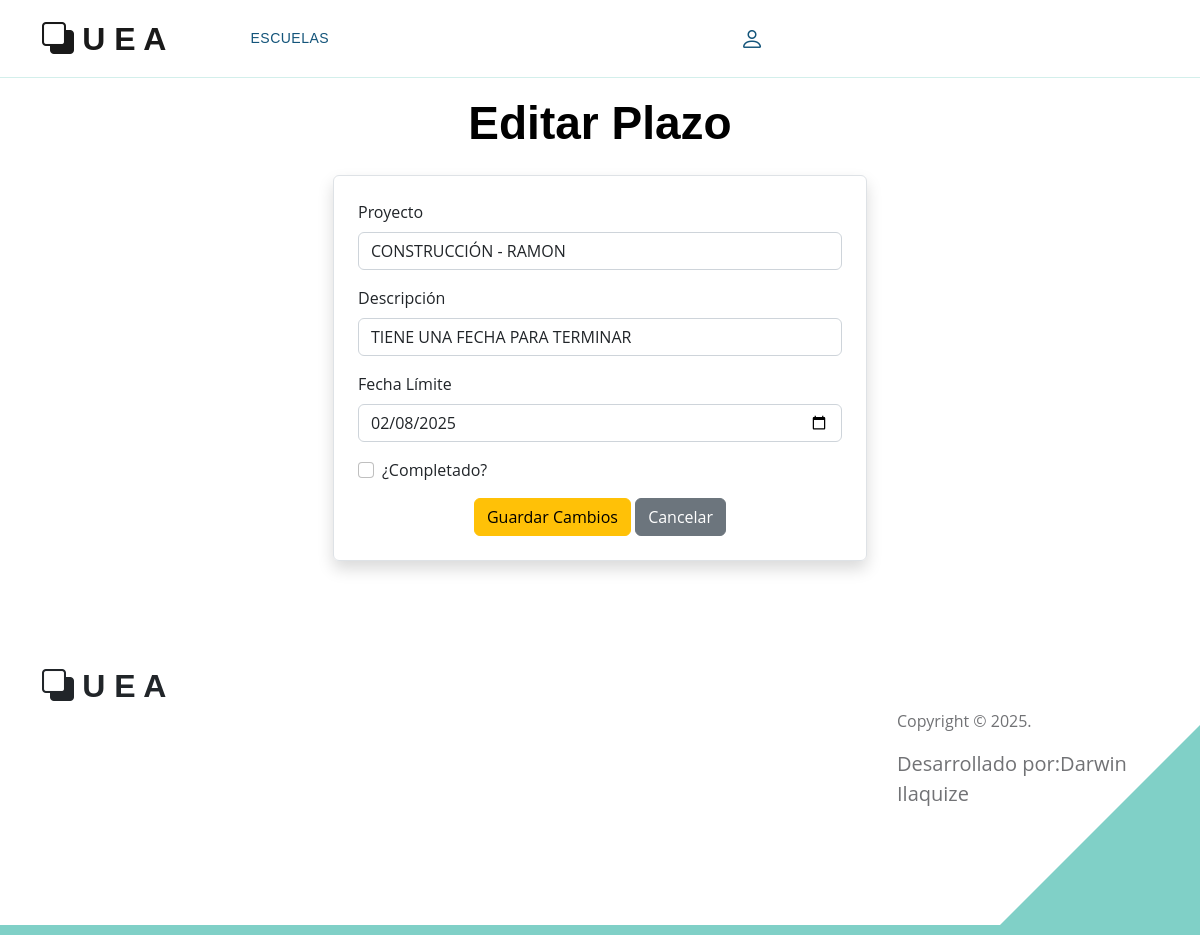
The app's page /editarPlazo/1/ with its own data.
### Aplicaciones/infraestructura/models.py (models this page shows, shortened)
class Plazo(models.Model):
    proyecto = models.ForeignKey(ProyectoConstruccion, on_delete=models.CASCADE, related_name="plazos")
    descripcion = models.CharField(max_length=255)
    fecha_limite = models.DateField()
    completado = models.BooleanField(default=False)

class ProyectoConstruccion(models.Model):
    escuela = models.ForeignKey(Escuela, on_delete=models.CASCADE, related_name="proyectos")
    nombre = models.CharField(max_length=255)
    descripcion = models.TextField()
    proveedor = models.ForeignKey(Proveedor, on_delete=models.CASCADE)
    fecha_inicio = models.DateField()
    fecha_fin = models.DateField()
    presupuesto = models.DecimalField(max_digits=10, decimal_places=2)

### Aplicaciones/infraestructura/views.py (the view)
# urls.py: path('editarPlazo/<int:id>/', views.editarPlazo, name='editarPlazo'),
def editarPlazo(request, id):
    plazo = Plazo.objects.get(id=id)
    proyectos = ProyectoConstruccion.objects.all()
    return render(request, 'plazo/editarPlazo.html', {'plazo': plazo, 'proyectos': proyectos})

### Aplicaciones/infraestructura/templates/plazo/editarPlazo.html (shortened to what this page needs)
{% extends "plantilla.html" %}
{% block contenido %}
<br><br><br>
<div class="container mt-4">
    <h2 class="text-center mb-4">Editar Plazo</h2>
    <div class="row justify-content-center">
        <div class="col-md-6">
            <form action="{% url 'actualizarPlazo' plazo.id %}" method="POST" class="p-4 border rounded shadow">
                <div class="mb-3">
                    <label for="proyecto" class="form-label">Proyecto</label>
                    <select class="form-control" name="proyecto" id="proyecto" required>
                        {% for proyecto in proyectos %}
                            <option value="{{ proyecto.id }}" {% if proyecto.id == plazo.proyecto.id %}selected{% endif %}>
                                {{ proyecto.nombre }} - {{ proyecto.escuela.nombre }}
                            </option>
                        {% endfor %}
                    </select>
                </div>
                <div class="mb-3">
                    <label for="descripcion" class="form-label">Descripción</label>
                    <input type="text" class="form-control" name="descripcion" id="descripcion" value="{{ plazo.descripcion }}" maxlength="255" required>
                </div>
                <div class="mb-3">
                    <label for="fecha_limite" class="form-label">Fecha Límite</label>
                    <input type="date" class="form-control" name="fecha_limite" id="fecha_limite" value="{{ plazo.fecha_limite|date:'Y-m-d' }}" required>
                </div>
                <div class="mb-3 form-check">
                    <input type="checkbox" class="form-check-input" name="completado" id="completado" {% if plazo.completado %}checked{% endif %}>
                    <label class="form-check-label" for="completado">¿Completado?</label>
                </div>
                <div class="text-center">
                    <button type="submit" class="btn btn-warning">Guardar Cambios</button>
                    <a href="{% url 'listarPlazos' %}" class="btn btn-secondary">Cancelar</a>
                </div>
            </form>
        </div>
    </div>
</div>
{% endblock %}

### Escuela/static/plantilla/css/templatemo-topic-listing.css (style rules this page uses)
:root { --white-color: #ffffff; --primary-color: #13547a; --secondary-color: #80d0c7; --section-bg-color: #f0f8ff; --custom-btn-bg-color: #80d0c7; --custom-btn-bg-hover-color: #13547a; --dark-color: #000000; --p-color: #717275; --border-color: #7fffd4; --link-hover-color: #13547a; --body-font-family: 'Open Sans', sans-serif; --title-font-family: 'Montserrat', sans-serif; --h1-font-size: 58px; --h2-font-size: 46px; --h3-font-size: 32px; --h4-font-size: 28px; --h5-font-size: 24px; --h6-font-size: 22px; --p-font-size: 20px; --menu-font-size: 14px; --btn-font-size: 18px; --copyright-font-size: 16px; --border-radius-large: 100px; --border-radius-medium: 20px; --border-radius-small: 10px; --font-weight-normal: 400; --font-weight-medium: 500; --font-weight-semibold: 600; --font-weight-bold: 700; }
body { background-color: var(--white-color); font-family: var(--body-font-family); }
h2, h3, h4, h5, h6 { color: var(--dark-color); }
h1, h2, h3, h4, h5, h6 { font-family: var(--title-font-family); font-weight: var(--font-weight-semibold); }
h2 { font-size: var(--h2-font-size); font-weight: var(--font-weight-bold); }
a, button { touch-action: manipulation; transition: all 0.3s; }
a { display: inline-block; color: var(--primary-color); text-decoration: none; }

### records on screen
Plazo: proyecto "CONSTRUCCIÓN - RAMON", descripcion "TIENE UNA FECHA PARA TERMINAR", fecha_limite "02/08/2025"
